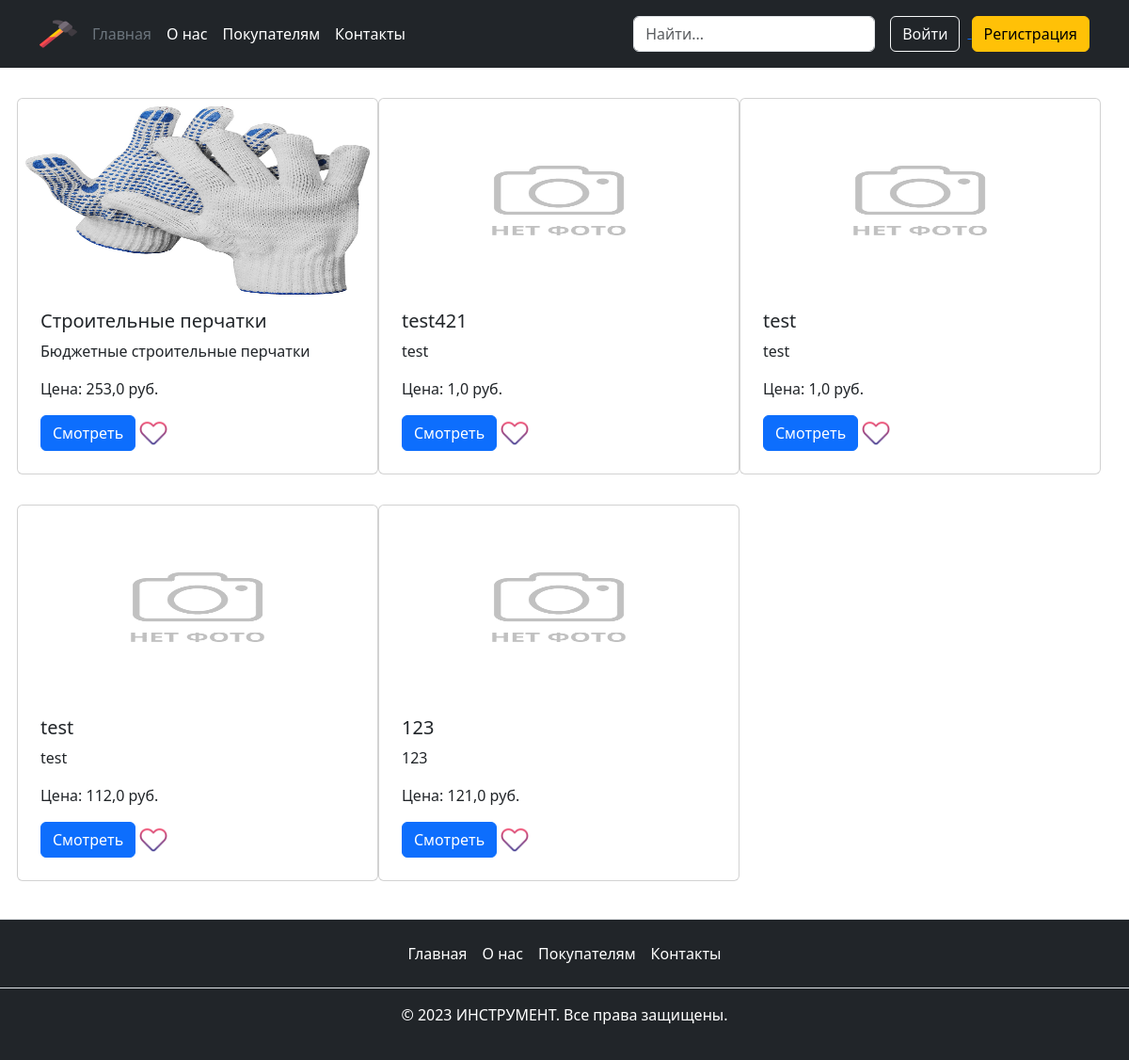
Screenshot of /products/category/snapin/detail/gloves/ with the database file from the repository.
### main/models.py (models this page shows, shortened)
class Published(models.Model):
    is_published = models.BooleanField(
        default=True,
        verbose_name='Опубликовано',
        help_text='Снимите галочку, чтобы скрыть публикацию.'
    )
    created_at = models.DateTimeField(
        verbose_name='Добавлено',
        auto_now_add=True
    )
    class Meta:
        abstract = True

class Product(Published):
    title = models.CharField(
        max_length=40,
        verbose_name='Название инструмента'
    )
    description = models.TextField(
        verbose_name='Описание инструмента'
    )
    parameters = models.TextField(
        verbose_name='Параметры инструмента'
    )
    category = models.ForeignKey(
        Category,
        on_delete=models.CASCADE,
        verbose_name='Категория',
        related_name='products_category'
    )
    product_type = models.ForeignKey(
        ProductType,
        on_delete=models.CASCADE,
        verbose_name='Тип продукта',
        related_name='products_type'
    )
    image = models.ImageField(
        upload_to='product/',
        null=True,
        blank=True,
        verbose_name='Фото инструмента'
    )
    pub_date = models.DateTimeField(
        verbose_name='Дата и время публикации',
        help_text='Если установить дату и время в будущем'
                  ' — можно делать отложенные публикации.'
    )
    price = models.FloatField(
        verbose_name='Цена',
        validators=[MinValueValidator(0)],
        help_text='Цена не может быть ниже нуля.',
        default=1
    )
    class Meta:
        verbose_name = 'инструмент'
        verbose_name_plural = 'Инструменты'
        ordering = ('pub_date',)

### main/views.py (the view)
class ProductTypeDetailView(DetailView):
    model = ProductType
    template_name = 'main/product_type/product_type_detail.html'
    paginate_by = PAGINATE
    slug_url_kwarg = 'product_type'
    def get_context_data(self, **kwargs):
        context = super().get_context_data(**kwargs)
        context['products'] = Product.objects.filter(
            product_type=self.object
        )
        return context

### templates/main/product_type/product_type_detail.html (shortened to what this page needs)
{% extends "base.html" %}
{% load static %}
{% block content %}
  <div class="container pt-3 ps-0">
    <div class="col-md-12">
      <div class="row">
        {% for product in products %}
        <div class="card col-md-4 my-3 p-2">
          {% if product.image %}
            <img class="card-img-top" src="{{ product.image.url }}" alt="{{ product.title }}" width="120" height="200">
          {% else %}
            <img class="card-img-top" src="{% static 'images/no_img.png' %}" alt="{{ product.title }}" width="120" height="200">
          {% endif %}
          <div class="card-body">
            <h5 class="card-title">{{ product.title }}</h5>
            <p class="card-text">{{ product.description|truncatewords:8 }}</p>
            <p class="card-price">Цена: {{ product.price }} руб.</p>
            <a href="{% url 'main:product_detail' product.category.slug product.product_type.slug product.pk %}" class="btn btn-primary">
              Смотреть
            </a>
            <img src="{% static 'images/add_favorites.png' %}" width="30" height="30">
          </div>
        </div>
        {% endfor %}
      </div>
    </div>
  </div>
{% endblock %}

### static_dev/css/main.css (style rules this page uses)
html { position: relative; min-height: 100%; }

### rows the page displays
Product: image (picture), title "Строительные перчатки", description "Бюджетные строительные перчатки", price "253,0"
Product: title "test421", description "test", price "1,0"
Product: title (placeholder picture), title "test", description "test", price "1,0"
Product: title (placeholder picture), title "test", description "test", price "112,0"
Product: title "123", description "123", price "121,0"
